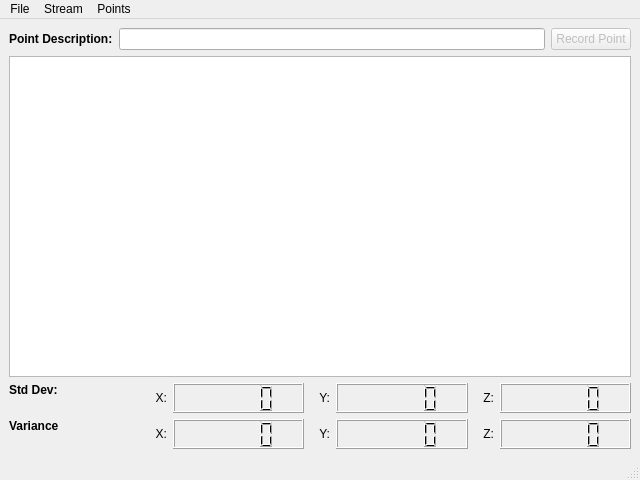
<?xml version="1.0" encoding="UTF-8"?>
<ui version="4.0">
 <class>MainWindow</class>
 <widget class="QMainWindow" name="MainWindow">
  <property name="geometry">
   <rect>
    <x>0</x>
    <y>0</y>
    <width>640</width>
    <height>480</height>
   </rect>
  </property>
  <property name="windowTitle">
   <string>GAVLab RTK Survey</string>
  </property>
  <property name="documentMode">
   <bool>false</bool>
  </property>
  <widget class="QWidget" name="centralwidget">
   <layout class="QVBoxLayout" name="verticalLayout_2">
    <item>
     <layout class="QHBoxLayout" name="horizontalLayout_2">
      <item>
       <widget class="QLabel" name="label_2">
        <property name="font">
         <font>
          <weight>75</weight>
          <bold>true</bold>
         </font>
        </property>
        <property name="text">
         <string>Point Description:</string>
        </property>
       </widget>
      </item>
      <item>
       <widget class="QLineEdit" name="descriptionLineEdit"/>
      </item>
      <item>
       <widget class="QPushButton" name="recordButton">
        <property name="enabled">
         <bool>false</bool>
        </property>
        <property name="maximumSize">
         <size>
          <width>853</width>
          <height>16777215</height>
         </size>
        </property>
        <property name="text">
         <string>Record Point</string>
        </property>
        <property name="shortcut">
         <string>Ctrl+R</string>
        </property>
        <property name="checkable">
         <bool>true</bool>
        </property>
       </widget>
      </item>
     </layout>
    </item>
    <item>
     <widget class="QTableView" name="tableView"/>
    </item>
    <item>
     <layout class="QHBoxLayout" name="horizontalLayout_5">
      <item>
       <widget class="QLabel" name="label_3">
        <property name="maximumSize">
         <size>
          <width>16777215</width>
          <height>100</height>
         </size>
        </property>
        <property name="font">
         <font>
          <weight>75</weight>
          <bold>true</bold>
         </font>
        </property>
        <property name="text">
         <string>Std Dev:</string>
        </property>
        <property name="alignment">
         <set>Qt::AlignLeading|Qt::AlignLeft|Qt::AlignTop</set>
        </property>
       </widget>
      </item>
      <item>
       <widget class="QLabel" name="label_4">
        <property name="maximumSize">
         <size>
          <width>20</width>
          <height>100</height>
         </size>
        </property>
        <property name="text">
         <string>X:</string>
        </property>
        <property name="alignment">
         <set>Qt::AlignRight|Qt::AlignTrailing|Qt::AlignVCenter</set>
        </property>
       </widget>
      </item>
      <item>
       <widget class="QLCDNumber" name="xStdDevLcd">
        <property name="minimumSize">
         <size>
          <width>0</width>
          <height>30</height>
         </size>
        </property>
        <property name="maximumSize">
         <size>
          <width>16777215</width>
          <height>100</height>
         </size>
        </property>
        <property name="font">
         <font>
          <weight>75</weight>
          <bold>true</bold>
         </font>
        </property>
       </widget>
      </item>
      <item>
       <widget class="QLabel" name="label_5">
        <property name="maximumSize">
         <size>
          <width>20</width>
          <height>100</height>
         </size>
        </property>
        <property name="text">
         <string>Y:</string>
        </property>
        <property name="alignment">
         <set>Qt::AlignRight|Qt::AlignTrailing|Qt::AlignVCenter</set>
        </property>
       </widget>
      </item>
      <item>
       <widget class="QLCDNumber" name="yStdDevLcd">
        <property name="minimumSize">
         <size>
          <width>0</width>
          <height>30</height>
         </size>
        </property>
        <property name="maximumSize">
         <size>
          <width>16777215</width>
          <height>100</height>
         </size>
        </property>
        <property name="font">
         <font>
          <weight>75</weight>
          <bold>true</bold>
         </font>
        </property>
       </widget>
      </item>
      <item>
       <widget class="QLabel" name="label_6">
        <property name="maximumSize">
         <size>
          <width>20</width>
          <height>100</height>
         </size>
        </property>
        <property name="text">
         <string>Z:</string>
        </property>
        <property name="alignment">
         <set>Qt::AlignRight|Qt::AlignTrailing|Qt::AlignVCenter</set>
        </property>
       </widget>
      </item>
      <item>
       <widget class="QLCDNumber" name="zStdDevLcd">
        <property name="minimumSize">
         <size>
          <width>0</width>
          <height>30</height>
         </size>
        </property>
        <property name="maximumSize">
         <size>
          <width>16777215</width>
          <height>100</height>
         </size>
        </property>
        <property name="font">
         <font>
          <weight>75</weight>
          <bold>true</bold>
         </font>
        </property>
       </widget>
      </item>
     </layout>
    </item>
    <item>
     <layout class="QHBoxLayout" name="horizontalLayout_6">
      <item>
       <widget class="QLabel" name="label_7">
        <property name="maximumSize">
         <size>
          <width>16777215</width>
          <height>100</height>
         </size>
        </property>
        <property name="font">
         <font>
          <weight>75</weight>
          <bold>true</bold>
         </font>
        </property>
        <property name="text">
         <string>Variance</string>
        </property>
        <property name="alignment">
         <set>Qt::AlignLeading|Qt::AlignLeft|Qt::AlignTop</set>
        </property>
       </widget>
      </item>
      <item>
       <widget class="QLabel" name="label_8">
        <property name="maximumSize">
         <size>
          <width>20</width>
          <height>100</height>
         </size>
        </property>
        <property name="text">
         <string>X:</string>
        </property>
        <property name="alignment">
         <set>Qt::AlignRight|Qt::AlignTrailing|Qt::AlignVCenter</set>
        </property>
       </widget>
      </item>
      <item>
       <widget class="QLCDNumber" name="xVarianceLcd">
        <property name="minimumSize">
         <size>
          <width>0</width>
          <height>30</height>
         </size>
        </property>
        <property name="maximumSize">
         <size>
          <width>16777215</width>
          <height>100</height>
         </size>
        </property>
        <property name="font">
         <font>
          <weight>75</weight>
          <bold>true</bold>
         </font>
        </property>
       </widget>
      </item>
      <item>
       <widget class="QLabel" name="label_9">
        <property name="maximumSize">
         <size>
          <width>20</width>
          <height>100</height>
         </size>
        </property>
        <property name="text">
         <string>Y:</string>
        </property>
        <property name="alignment">
         <set>Qt::AlignRight|Qt::AlignTrailing|Qt::AlignVCenter</set>
        </property>
       </widget>
      </item>
      <item>
       <widget class="QLCDNumber" name="yVarianceLcd">
        <property name="minimumSize">
         <size>
          <width>0</width>
          <height>30</height>
         </size>
        </property>
        <property name="maximumSize">
         <size>
          <width>16777215</width>
          <height>100</height>
         </size>
        </property>
        <property name="font">
         <font>
          <weight>75</weight>
          <bold>true</bold>
         </font>
        </property>
       </widget>
      </item>
      <item>
       <widget class="QLabel" name="label_10">
        <property name="maximumSize">
         <size>
          <width>20</width>
          <height>100</height>
         </size>
        </property>
        <property name="text">
         <string>Z:</string>
        </property>
        <property name="alignment">
         <set>Qt::AlignRight|Qt::AlignTrailing|Qt::AlignVCenter</set>
        </property>
       </widget>
      </item>
      <item>
       <widget class="QLCDNumber" name="zVarianceLcd">
        <property name="minimumSize">
         <size>
          <width>0</width>
          <height>30</height>
         </size>
        </property>
        <property name="maximumSize">
         <size>
          <width>16777215</width>
          <height>100</height>
         </size>
        </property>
        <property name="font">
         <font>
          <weight>75</weight>
          <bold>true</bold>
         </font>
        </property>
       </widget>
      </item>
     </layout>
    </item>
   </layout>
  </widget>
  <widget class="QMenuBar" name="menubar">
   <property name="geometry">
    <rect>
     <x>0</x>
     <y>0</y>
     <width>640</width>
     <height>25</height>
    </rect>
   </property>
   <widget class="QMenu" name="menuFile">
    <property name="title">
     <string>File</string>
    </property>
    <addaction name="actionWrite"/>
    <addaction name="actionExit"/>
   </widget>
   <widget class="QMenu" name="menuPoints">
    <property name="title">
     <string>Points</string>
    </property>
    <addaction name="actionClear_All"/>
    <addaction name="actionManual_Entry"/>
   </widget>
   <widget class="QMenu" name="menuStream">
    <property name="title">
     <string>Stream</string>
    </property>
    <addaction name="actionConnect_to_MOOSDB"/>
    <addaction name="actionRun_pAntler"/>
    <addaction name="actionUMS"/>
   </widget>
   <addaction name="menuFile"/>
   <addaction name="menuStream"/>
   <addaction name="menuPoints"/>
  </widget>
  <widget class="QStatusBar" name="statusbar"/>
  <action name="actionExit">
   <property name="text">
    <string>Exit</string>
   </property>
  </action>
  <action name="actionOpen_Log">
   <property name="text">
    <string>Open Log...</string>
   </property>
   <property name="shortcut">
    <string>Ctrl+O</string>
   </property>
  </action>
  <action name="actionWrite">
   <property name="text">
    <string>Write...</string>
   </property>
   <property name="shortcut">
    <string>Ctrl+W</string>
   </property>
  </action>
  <action name="actionClear_All">
   <property name="text">
    <string>Clear All...</string>
   </property>
  </action>
  <action name="actionManual_Entry">
   <property name="text">
    <string>Manual Entry...</string>
   </property>
   <property name="shortcut">
    <string>Ctrl+M</string>
   </property>
  </action>
  <action name="actionConnect_to_MOOSDB">
   <property name="text">
    <string>Connect to MOOSDB...</string>
   </property>
  </action>
  <action name="actionRun_pAntler">
   <property name="text">
    <string>Run pAntler...</string>
   </property>
  </action>
  <action name="actionUMS">
   <property name="text">
    <string>uMS...</string>
   </property>
  </action>
 </widget>
 <resources/>
 <connections/>
</ui>
